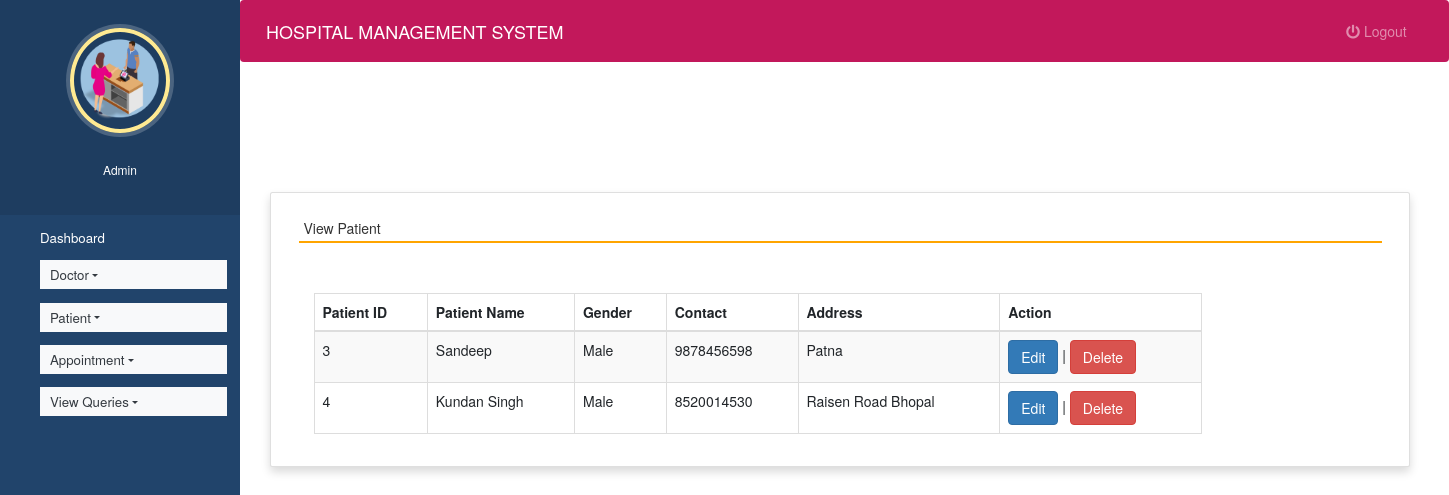
The app's page /view_patient (signed in), older data.
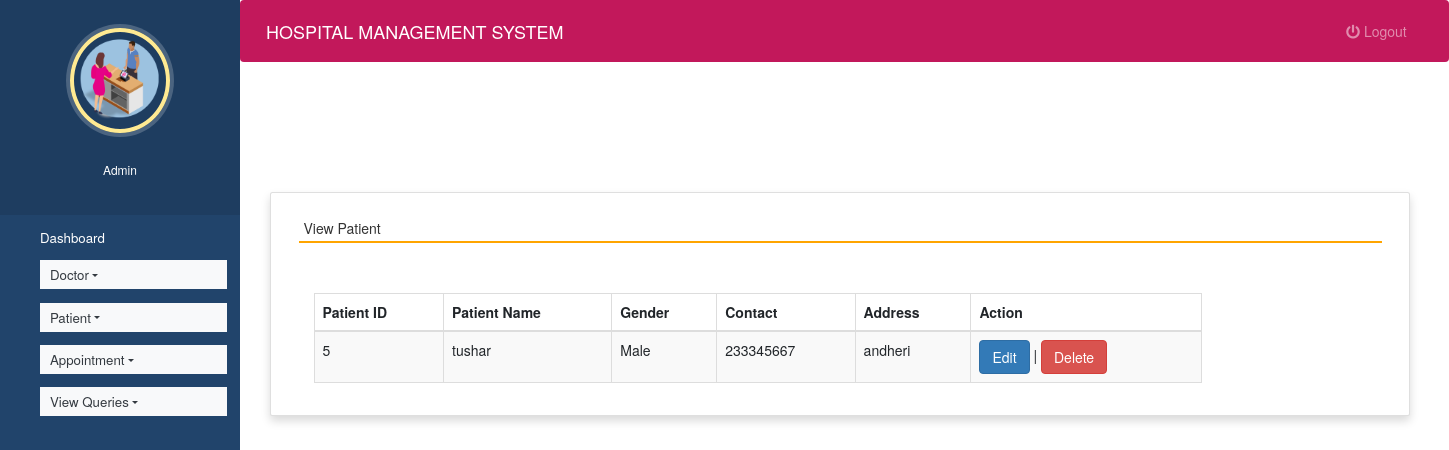
The same page, newer data.
### hospitals/models.py (models this page shows, shortened)
class Patient(models.Model):
    name = models.CharField(max_length=50)
    gender = models.CharField(max_length=10)
    mobile = models.IntegerField(null=True)
    address = models.CharField(max_length=50)

### hospitals/views.py (the view)
# urls.py: path('view_patient', view_patient, name='view_patient'),
def view_patient(request):
    if not request.user.is_staff:
        return redirect('login')
    pat = Patient.objects.all()
    d = {'pat':pat}
    return render(request,'view_patient.html', d)

### hospitals/templates/view_patient.html (shortened to what this page needs)
{% extends 'admin_nav.html' %}
{% load static %}
{% block content %}
<head>
  <link rel="stylesheet" href="https://maxcdn.bootstrapcdn.com/bootstrap/3.4.1/css/bootstrap.min.css">
  <link rel="stylesheet" href="https://use.fontawesome.com/releases/v5.6.3/css/all.css">
</head>
<br><br><br><br>
<div class="container card shadow m-5">
    <div class="card-body">
        <h5 class="p-2" style="border-bottom: 2px solid orange">View Patient</h5>
		<div class="container mt-5">
		<table id="example" class="table table-striped table-bordered" style="width:80%">
			<thead>
				<tr>
					<th>Patient ID</th>
					<th>Patient Name</th>
                    <th>Gender</th>
					<th>Contact</th>
					<th>Address</th>
                    <th>Action</th>
				</tr>
			</thead>
			<tbody>
            {% for i in pat %}
			<tr>
				<td>{{i.id}}</td>
				<td>{{i.name}}</td>
				<td>{{i.gender}}</td>
				<td>{{i.mobile}}</td>
				<td>{{i.address}}</td>
				<td><a href="{% url 'edit_patient' i.id %}" class="btn btn-primary">Edit</a> |
					<a href="{% url 'delete_patient' i.id %}" onclick="return confirm('Are you ready to delete this record ?')" class="btn btn-danger">Delete</a></td>
			</tr>
			{% endfor %}
			</tbody>
		</table>
	 </div>
	</div>
</div>
{% endblock content %}

### hospitals/templates/admin_nav.html (shortened to what this page needs)
<!DOCTYPE html>
{% load static %}
<html lang="en">
<head>
  <link rel="stylesheet" href="https://stackpath.bootstrapcdn.com/bootstrap/4.3.1/css/bootstrap.min.css">
  <link rel="stylesheet" href="https://maxcdn.bootstrapcdn.com/font-awesome/4.7.0/css/font-awesome.min.css">
  <link rel="stylesheet" href="{% static 'style.css' %}">
</head>
<body>
  <nav class="menu" tabindex="0">
    <header class="avatar">
      <img src="{% static 'images/h8.png' %}" />
      <br><br>
      <h6 style="color : white">Admin</h6>
    </header>
    <ul>
      <li tabindex="0" class="icon-dashboard"> <a style="color:white; text-decoration:none;" href="{% url 'admin_home' %}"><span>Dashboard</span></a> </li>
      <li tabindex="0" class="nav-item dropdown icon-customers">
        <a href="" class="nav-link dropdown-toggle text-dark bg-light" id="navbardrop"
				data-toggle="dropdown" style="color:white; text-decoration:none;"> Doctor</a>
      </li>
      <li tabindex="0" class="nav-item dropdown icon-users">
        <a href="" class="nav-link dropdown-toggle text-dark bg-light" id="navbardrop"
				data-toggle="dropdown" style="color:white; text-decoration:none;"> Patient</a>
      </li>
      <li tabindex="0" class="nav-item dropdown icon-calendar">
        <a href="" class="nav-link dropdown-toggle text-dark bg-light" id="navbardrop"
				data-toggle="dropdown" style="color:white; text-decoration:none;"> Appointment</a>
      </li>
        <li tabindex="0" class="nav-item dropdown icon-calendar">
        <a href="" class="nav-link dropdown-toggle text-dark bg-light" id="navbardrop"
				data-toggle="dropdown" style="color:white; text-decoration:none;"> View Queries</a>
      </li>
    </ul>
  </nav>
  <main>
    <div class="bs-example">
      <nav class="navbar navbar-expand-md  navbar-dark fixed-top" style="background:#c2185b;">
        <a href="#" class="navbar-brand">HOSPITAL MANAGEMENT SYSTEM</a>
        <div class="collapse navbar-collapse justify-content-between" id="navbarCollapse">
          <div class="navbar-nav" style=" margin-left: 90%;">
            <a href="{% url 'logout' %}" class="nav-item nav-link"><i class="fas fa-power-off"></i> Logout</a>
          </div>
        </div>
      </nav>
    </div>
    {% block content %}
    {% endblock content %}
  </main>
</body>
</html>

### hospitals/static/style.css (style rules this page uses)
body { padding-left: 240px; }
main { position: relative; height: 100vh; }
.menu { background: #21446B; height: 100vh; width: 240px; position: fixed; top: 0px; left: 0; z-index: 5; outline: none; }
.menu .avatar { background: rgba(0, 0, 0, 0.1); padding: 2em 0.5em; text-align: center; }
.menu .avatar img { width: 100px; border-radius: 50%; overflow: hidden; border: 4px solid #ffea92; box-shadow: 0 0 0 4px rgba(255, 255, 255, 0.2); }
.menu ul { list-style: none; padding: 0.5em 0; margin: 0; }
.menu ul li { padding: 0.5em 1em 0.5em 3em; font-size: 0.95em; font-weight: regular; background-repeat: no-repeat; background-position: left 15px center; background-size: auto 20px; transition: all 0.15s linear; cursor: pointer; }
.menu ul li.icon-dashboard { background-image: url("http://www.entypo.com/images//gauge.svg"); }
.menu ul li.icon-customers { background-image: url("http://www.entypo.com/images//briefcase.svg"); }
.menu ul li.icon-users { background-image: url("http://www.entypo.com/images//users.svg"); }
.menu ul li.icon-calendar { background-image: url("http://www.entypo.com/images//calendar.svg"); }

### hospitals/templates/admin_nav.html (style rules this page uses)
a:link { text-decoration: none; }
a { color: white; }
body { padding-left: 240px; }
main { position: relative; height: 100vh; }
.menu { background: #21446B; height: 100vh; width: 240px; position: fixed; top: 0px; left: 0; z-index: 5; outline: none; }
.menu .avatar { background: rgba(0, 0, 0, 0.1); padding: 2em 0.5em; text-align: center; }
.menu .avatar img { width: 100px; border-radius: 50%; overflow: hidden; border: 4px solid #ffea92; box-shadow: 0 0 0 4px rgba(255, 255, 255, 0.2); }
.menu ul { list-style: none; padding: 0.5em 0; margin: 0; }
.menu ul li { padding: 0.5em 1em 0.5em 3em; font-size: 0.95em; font-weight: regular; background-repeat: no-repeat; background-position: left 15px center; background-size: auto 20px; transition: all 0.15s linear; cursor: pointer; }
.menu ul li.icon-dashboard { background-image: url("http://www.entypo.com/images//gauge.svg"); }
.menu ul li.icon-customers { background-image: url("http://www.entypo.com/images//briefcase.svg"); }
.menu ul li.icon-users { background-image: url("http://www.entypo.com/images//users.svg"); }
.menu ul li.icon-calendar { background-image: url("http://www.entypo.com/images//calendar.svg"); }

Row changes from the older to the newer data that the page shows:
removed Patient: id "3", name "Sandeep", gender "Male", mobile "9878456598", address "Patna"
removed Patient: id "4", name "Kundan Singh", gender "Male", mobile "8520014530", address "Raisen Road Bhopal"
added Patient: id "5", name "tushar", gender "Male", mobile "233345667", address "andheri"
